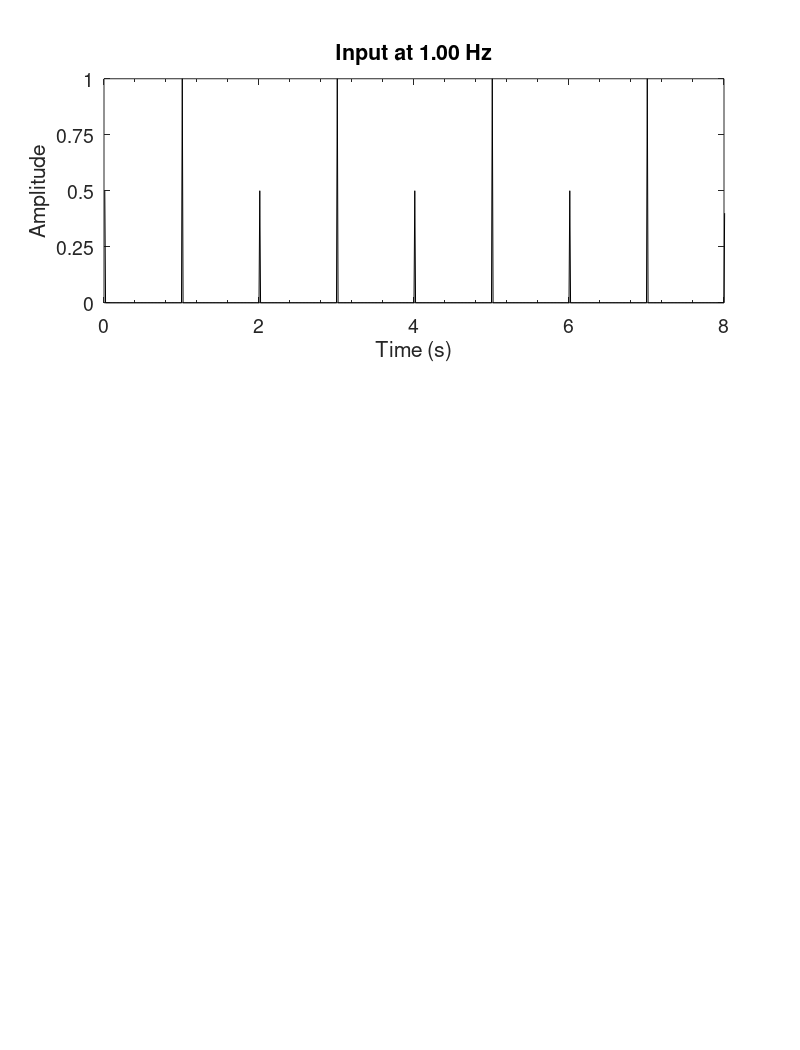

MATLAB code to generate this figure: (Note: this script raises an error after producing the figure.)
plot_dir = '/afs/cmb.ucdavis.edu/share/petrlab/rhythm_profiler/plots/btb';


Fs = 100;
SAVE_PLOT = 0;

lengthSecs = 8;
timeVector = 1/Fs:1/Fs:lengthSecs+1/Fs;
params.resonatorBank.Fs = Fs;

impFreq = 1.0;
impPeriod = 1./impFreq;
impPeriod2 = 0.25;
anti_phase_dur = impPeriod/2;

plotResonFreq = 2.5;;


%regular impulses
imp_times = [0:impPeriod:8];



%anti-phase impulse
imp_times2 = [imp_times imp_times(end)+anti_phase_dur];

%anti-phase set of impulses
imp_times3 = [imp_times imp_times(end) + [anti_phase_dur:impPeriod:4-impPeriod]];

%new freq after 4s
imp_times4 = [imp_times imp_times(end) + [impPeriod2:impPeriod2:4-impPeriod2]];


sig{1} = zeros(1,lengthSecs*Fs+1);
sig{2} = zeros(1,lengthSecs*Fs+1);
sig{3} = zeros(1,lengthSecs*Fs+1);
sig{4} = zeros(1,lengthSecs*Fs+1);

sig{1}(floor(imp_times*Fs+1)) = 1;
sig{1}(floor(imp_times(1:2:end)*Fs+1)) = .5;
sig{2}(floor(imp_times2*Fs+1)) = 1;
sig{3}(floor(imp_times3*Fs+1)) = 1;
sig{4}(floor(imp_times4*Fs+1)) = 1;


isig = 1;


figure('PaperPosition',[.25 .25 8 10.5]);
set(gcf,'position',[200 200 560 800]);

%PLOT INPUT
subplot(3,1,1);
plot(timeVector,sig{isig},'k');
title(sprintf('Input at %.2f Hz',1./impPeriod));
xlabel('Time (s)','FontSize',14);
ylabel('Amplitude','FontSize',14);
set(gca,'xminortick','on','FontSize',14);
set(gca,'xlim',[0 lengthSecs]);
ylims = get(gca,'ylim');
set(gca,'ytick',[ylims(1):(ylims(2)-ylims(1))/4:ylims(2)]);
axpos = get(gca,'position');


%PLOT COMB
params = rp_paramGroups('param_group','comb',...
			'input_type','aud','gain_type','constant',...
			'perform_mulawCompression',0,...
			'filt_type','filter');
params.resonatorBank.freqLimits = [plotResonFreq plotResonFreq];
params.resonatorBank.numFilters = 1;
inputSignal = sig{isig};
  
rbankMethod = resonatorBanks(params.resonatorBank.method);
[outputSignal,resonFreqs,BList,AList,QList] = rbankMethod(inputSignal,params.resonatorBank);

rp = init_rp_struct('resonatorOut',outputSignal,'resonatorFreqs',resonFreqs);
rpCols = set_var_col_const(rp.vars);
rp.data{rpCols.Fs} = params.Fs;
%rp.data{rpCols.resonatorEnergy} = resonatorEnergy(rp,params.resonatorBank);

resonFreqs = rp.data{rpCols.resonatorFreqs};

resonidx = find(abs(resonFreqs - plotResonFreq) == min(abs(resonFreqs - plotResonFreq)));

pl_output = squeeze(outputSignal);
subplot(3,1,2);
plot(timeVector,pl_output,'k');
title(sprintf('Comb filter %.3f Hz',resonFreqs(resonidx)));
set(gca,'xminortick','on','FontSize',14);
set(gca,'xlim',[0 lengthSecs]);
ylims = get(gca,'ylim');
set(gca,'ytick',[ylims(1):(ylims(2)-ylims(1))/4:ylims(2)]);
axpos = get(gca,'position');



%PLOT RESON
params = rp_paramGroups('param_group','reson_linearSpacing_constantBandwidth',...
	       'input_type','aud','gain_type','constant',...
	       'perform_mulawCompression',0,...
			'filt_type','filter');
params.resonatorBank.freqLimits = [plotResonFreq plotResonFreq];
inputSignal = sig{isig};
  
rbankMethod = resonatorBanks(params.resonatorBank.method);
[outputSignal,resonFreqs,BList,AList,QList] = rbankMethod(inputSignal,params.resonatorBank);

rp = init_rp_struct('resonatorOut',outputSignal,'resonatorFreqs',resonFreqs);
rpCols = set_var_col_const(rp.vars);
rp.data{rpCols.Fs} = params.Fs;
%rp.data{rpCols.resonatorEnergy} = resonatorEnergy(rp,params.resonatorBank);

resonFreqs = rp.data{rpCols.resonatorFreqs};
resonidx = find(abs(resonFreqs - plotResonFreq) == min(abs(resonFreqs - plotResonFreq)),1,'first');

pl_output = squeeze(outputSignal);
subplot(3,1,3);
plot(timeVector,pl_output,'k');
title(sprintf('Reson filter %.3f Hz',resonFreqs(resonidx)));
ylims = get(gca,'ylim');
set(gca,'ytick',[ylims(1):(ylims(2)-ylims(1))/4:ylims(2)]);
set(gca,'xlim',[0 lengthSecs]);
set(gca,'xminortick','on','FontSize',14);
axpos = get(gca,'position');

if(SAVE_PLOT)
  print(fullfile(plot_dir,['reson_vs_comb_input_' num2str(isig) '.ps']),'-dpsc');
  close(gcf);
end
